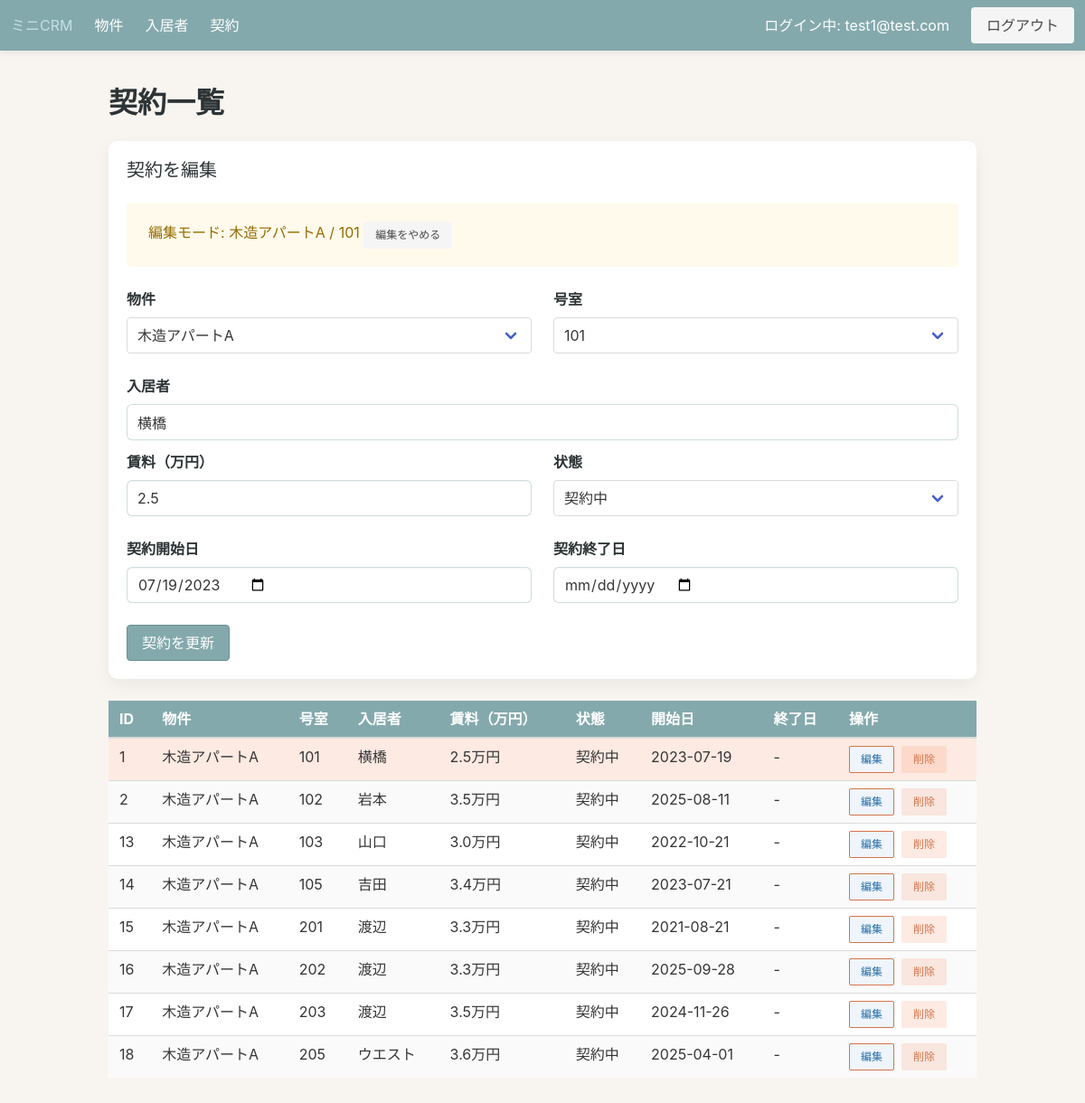
Screenshot of /leases?lease_id=1 (signed in) with the database file from the repository.
### app/models.py (models this page shows, shortened)
class TimestampMixin:
    created_at = db.Column(db.DateTime, server_default=db.func.now())
    updated_at = db.Column(
        db.DateTime,
        server_default=db.func.now(),
        onupdate=db.func.now(),
    )

class User(UserMixin, TimestampMixin, db.Model):
    id = db.Column(db.Integer, primary_key=True)
    email = db.Column(db.String(255), unique=True, nullable=False, index=True)
    password_hash = db.Column(db.String(255), nullable=False)
    role = db.Column(db.String(50), default="member", nullable=False)

class Property(TimestampMixin, db.Model):
    id = db.Column(db.Integer, primary_key=True)
    name = db.Column(db.String(120), nullable=False)
    address = db.Column(db.String(255), nullable=False)
    note = db.Column(db.Text, nullable=True)
    leases = db.relationship("Lease", back_populates="property", cascade="all, delete-orphan")
    tenants = db.relationship("Tenant", back_populates="property", cascade="all, delete-orphan")

class Lease(TimestampMixin, db.Model):
    id = db.Column(db.Integer, primary_key=True)
    property_id = db.Column(db.Integer, db.ForeignKey("property.id"), nullable=False)
    tenant_id = db.Column(db.Integer, db.ForeignKey("tenant.id"), nullable=False)
    rent = db.Column(db.Numeric(10, 2), nullable=False)
    unit_number = db.Column(db.String(50), nullable=True)
    start_date = db.Column(db.Date, nullable=False, default=date.today)
    end_date = db.Column(db.Date, nullable=True)
    status = db.Column(db.String(50), nullable=False, default=LeaseStatus.PENDING)
    property = db.relationship("Property", back_populates="leases")
    tenant = db.relationship("Tenant", back_populates="leases")

class Tenant(TimestampMixin, db.Model):
    id = db.Column(db.Integer, primary_key=True)
    name = db.Column(db.String(120), nullable=False)
    email = db.Column(db.String(255), nullable=False)
    phone = db.Column(db.String(50), nullable=True)
    property_id = db.Column(db.Integer, db.ForeignKey("property.id"), nullable=True)
    unit_number = db.Column(db.String(50), nullable=True)
    leases = db.relationship("Lease", back_populates="tenant", cascade="all, delete-orphan")
    property = db.relationship("Property", back_populates="tenants")

### app/blueprints/core/routes.py (the view, shortened to what this page needs)
@core_bp.route("/leases", methods=["GET", "POST"])
@login_required
def leases():
    form = LeaseForm()
    properties = Property.query.order_by(Property.name).all()
    tenants = Tenant.query.order_by(Tenant.name).all()
    properties_choices = [(prop.id, prop.name) for prop in properties]
    form.property_id.choices = properties_choices
    if request.method == "GET":
        if not form.start_date.data:
            form.start_date.data = date.today()
        if not form.status.data:
            form.status.data = LeaseStatus.PENDING
    property_ids = [choice[0] for choice in properties_choices]
    selected_property_id = form.property_id.data if form.property_id.data in property_ids else None
    edit_request_id = request.args.get("lease_id", type=int)
    editing_lease = None
    if edit_request_id:
        editing_lease = (
            Lease.query.options(joinedload(Lease.property), joinedload(Lease.tenant)).filter_by(id=edit_request_id).first()
        )
        if editing_lease:
            selected_property_id = editing_lease.property_id
    if selected_property_id is not None:
        form.property_id.data = selected_property_id
    tenants_by_property: dict[int, list[Tenant]] = {}
    for tenant in tenants:
        if tenant.property_id is None or not tenant.unit_number:
            continue
        tenants_by_property.setdefault(tenant.property_id, []).append(tenant)
    def build_unit_choices(property_id: int | None) -> list[tuple[str, str]]:
        base_choice = [("", "号室を選択")]
        if property_id is None:
            return base_choice
        units = sorted({tenant.unit_number for tenant in tenants_by_property.get(property_id, []) if tenant.unit_number})
        return base_choice + [(unit, unit) for unit in units]
    unit_choices = build_unit_choices(selected_property_id)
    form.unit_number.choices = unit_choices
    valid_units = {choice[0] for choice in unit_choices}
    if form.unit_number.data not in valid_units:
        form.unit_number.data = ""
    if editing_lease:
        if editing_lease.unit_number and editing_lease.unit_number not in valid_units:
            form.unit_number.choices.append((editing_lease.unit_number, editing_lease.unit_number))
            valid_units.add(editing_lease.unit_number)
        form.submit.label.text = "契約を更新"
        if request.method != "POST":
            form.lease_id.data = str(editing_lease.id)
            form.property_id.data = editing_lease.property_id
            form.unit_number.data = editing_lease.unit_number or ""
            form.tenant_id.data = str(editing_lease.tenant_id)
            form.tenant_display.data = editing_lease.tenant.name if editing_lease.tenant else ""
            form.rent.data = float(editing_lease.rent or 0) / 10000
            form.start_date.data = editing_lease.start_date
            form.end_date.data = editing_lease.end_date
            form.status.data = editing_lease.status
    else:
        form.submit.label.text = "契約を保存"
        form.lease_id.data = ""
    if request.method == "POST" and (not properties_choices or not tenants):
        flash("契約を作成する前に物件と入居者を登録してください。", "warning")
        return redirect(url_for("core.leases"))
    lease_query = (
        Lease.query.options(
            joinedload(Lease.property),
            joinedload(Lease.tenant),
        )
        .join(Property)
        .order_by(Property.name.asc(), Lease.unit_number.asc(), Lease.start_date.desc())
    )
    if selected_property_id is not None:
        lease_query = lease_query.filter(Lease.property_id == selected_property_id)
    leases_list = lease_query.all()
    occupied_keys = {
        (lease.property_id, lease.unit_number)
        for lease in leases_list
        if lease.property_id is not None and lease.unit_number
    }
    vacancy_rows: list[SimpleNamespace] = []
    for tenant in tenants:
        if tenant.property_id is None or not tenant.unit_number:
            continue
        if tenant.name.strip() != "空室":
            continue
        if selected_property_id is not None and tenant.property_id != selected_property_id:
            continue
    tenants_data: dict[str, list[dict[str, str]]] = {}
    for tenant in tenants:
        key = str(tenant.property_id) if tenant.property_id is not None else "0"
        tenants_data.setdefault(key, []).append(
            {
                "id": tenant.id,
                "name": tenant.name,
                "unit": tenant.unit_number or "",
            },
        )
    delete_forms = {}
    for tenant in tenants:
        instance = DeleteTenantForm()
        instance.tenant_id.data = tenant.id
        delete_forms[tenant.id] = instance
    return render_template(
        "core/leases_list.html",
        leases=leases_list,
        form=form,
        delete_forms=delete_forms,
        tenants_data=tenants_data,
        status_labels=STATUS_LABELS,
        selected_property_id=selected_property_id,
        editing_lease=editing_lease,
    )

### app/blueprints/core/forms.py
class LeaseForm(FlaskForm):
    property_id = SelectField("物件", coerce=int, validators=[DataRequired()])
    unit_number = SelectField("号室", validators=[DataRequired()])
    lease_id = HiddenField()
    tenant_id = HiddenField(validators=[DataRequired()])
    tenant_display = StringField("入居者", render_kw={"readonly": True})
    rent = DecimalField("賃料（万円）", places=1, rounding=None, validators=[DataRequired()])
    start_date = DateField("契約開始日", validators=[DataRequired()], format="%Y-%m-%d")
    end_date = DateField("契約終了日", validators=[Optional()], format="%Y-%m-%d")
    status = SelectField(
        "状態",
        choices=LEASE_STATUS_CHOICES,
        validators=[DataRequired()],
    )
    submit = SubmitField("契約を保存")

class DeleteTenantForm(FlaskForm):
    tenant_id = HiddenField(validators=[DataRequired()])
    next_url = HiddenField(validators=[Optional()])
    submit = SubmitField("削除")

### app/templates/core/leases_list.html (shortened to what this page needs)
{% extends "base.html" %}
{% block content %}
  <h1 class="title">契約一覧</h1>
  {% include "core/lease_form.html" %}
  <table class="table is-fullwidth is-striped">
    <thead>
      <tr>
        <th>ID</th>
        <th>物件</th>
        <th>号室</th>
        <th>入居者</th>
        <th>賃料（万円）</th>
        <th>状態</th>
        <th>開始日</th>
        <th>終了日</th>
        <th>操作</th>
      </tr>
    </thead>
    <tbody>
      {% for lease in leases %}
        <tr {% if editing_lease and editing_lease.id == lease.id %}class="has-background-warning-light"{% endif %}>
          <td>{{ lease.id or "-" }}</td>
          <td>{{ lease.property.name if lease.property else "-" }}</td>
          <td>{{ lease.unit_number or "-" }}</td>
          <td>{{ lease.tenant.name if lease.tenant else "-" }}</td>
          <td>
            {% if lease.rent is not none %}
              {{ "{:,.1f}".format(lease.rent / 10000) }}万円
            {% else %}
              -
            {% endif %}
          </td>
          <td>{{ status_labels.get(lease.status, lease.status) if lease.status else "-" }}</td>
          <td>{{ lease.start_date or "-" }}</td>
          <td>{{ lease.end_date or "-" }}</td>
          <td>
            <div class="buttons are-small">
              {% if lease.is_vacancy %}
                <span class="button is-static is-light">空室</span>
              {% else %}
                <a
                  class="button is-info is-light"
                  href="{{ url_for('core.leases', property_id=selected_property_id or lease.property_id, lease_id=lease.id) }}"
                >編集</a>
              {% endif %}
              <form
                method="post"
                action="{{ url_for('core.delete_tenant', tenant_id=lease.tenant.id) }}"
              >
                {{ delete_forms[lease.tenant.id].submit(class="button is-danger is-light") }}
              </form>
            </div>
          </td>
        </tr>
      {% else %}
        <tr>
          <td colspan="9">契約がまだ登録されていません。</td>
        </tr>
      {% endfor %}
    </tbody>
  </table>
{% endblock %}

### app/templates/base.html (shortened to what this page needs)
<!doctype html>
<html lang="en">
  <head>
    <link
      rel="stylesheet"
      href="https://cdn.jsdelivr.net/npm/bulma@0.9.4/css/bulma.min.css"
    >
    <link rel="stylesheet" href="{{ url_for('static', filename='css/theme.css') }}">
  </head>
  <body>
    <nav class="navbar" role="navigation" aria-label="main navigation">
      <div class="navbar-brand">
        <a class="navbar-item" href="{{ url_for('core.index') }}">ミニCRM</a>
      </div>
      <div class="navbar-menu">
        <div class="navbar-start">
          <a class="navbar-item" href="{{ url_for('core.properties') }}">物件</a>
          <a class="navbar-item" href="{{ url_for('core.tenants') }}">入居者</a>
          <a class="navbar-item" href="{{ url_for('core.leases') }}">契約</a>
        </div>
        <div class="navbar-end">
          {% if current_user.is_authenticated %}
            <div class="navbar-item">ログイン中: {{ current_user.email }}</div>
            <div class="navbar-item">
              <a class="button is-light" href="{{ url_for('auth.logout') }}">ログアウト</a>
            </div>
          {% endif %}
        </div>
      </div>
    </nav>
    <section class="section">
      <div class="container">
        {% block content %}{% endblock %}
      </div>
    </section>
  </body>
</html>

### app/templates/core/lease_form.html (shortened to what this page needs)
<div class="box">
  <h2 class="subtitle">{{ '契約を編集' if editing_lease else '契約を追加' }}</h2>
  {% if editing_lease %}
    <div class="notification is-warning is-light">
      編集モード: {{ editing_lease.property.name if editing_lease.property else "-" }} / {{ editing_lease.unit_number or "-" }}
      <a class="button is-small is-light" href="{{ url_for('core.leases', property_id=selected_property_id) }}">編集をやめる</a>
    </div>
  {% endif %}
  <form method="post">
    <div class="columns">
      <div class="column">
        <div class="field">
          <label class="label">{{ form.property_id.label }}</label>
          <div class="control">
            <div class="select is-fullwidth">
              {{ form.property_id() }}
            </div>
          </div>
        </div>
      </div>
      <div class="column">
        <div class="field">
          <label class="label">{{ form.unit_number.label }}</label>
          <div class="control">
            <div class="select is-fullwidth">
              {{ form.unit_number() }}
            </div>
          </div>
        </div>
      </div>
    </div>
    <div class="field">
      <label class="label">{{ form.tenant_display.label }}</label>
      <div class="control">
        {{ form.tenant_display(class="input", readonly=True) }}
      </div>
    </div>
    <div class="columns">
      <div class="column">
        <div class="field">
          <label class="label">{{ form.rent.label }}</label>
          <div class="control">
            {{ form.rent(class="input", step="0.1") }}
          </div>
        </div>
      </div>
      <div class="column">
        <div class="field">
          <label class="label">{{ form.status.label }}</label>
          <div class="control">
            <div class="select is-fullwidth">
              {{ form.status() }}
            </div>
          </div>
        </div>
      </div>
    </div>
    <div class="columns">
      <div class="column">
        <div class="field">
          <label class="label">{{ form.start_date.label }}</label>
          <div class="control">
            {{ form.start_date(class="input", type="date") }}
          </div>
        </div>
      </div>
      <div class="column">
        <div class="field">
          <label class="label">{{ form.end_date.label }}</label>
          <div class="control">
            {{ form.end_date(class="input", type="date") }}
          </div>
        </div>
      </div>
    </div>
    <div class="field">
      <div class="control">
        {{ form.submit(class="button is-primary") }}
      </div>
    </div>
  </form>
</div>

### app/static/css/theme.css (style rules this page uses)
:root { --crm-background: #f8f5f0; --crm-surface: #ffffff; --crm-text: #2d3436; --crm-muted: #6c7a89; --crm-primary: #84a9ac; --crm-primary-dark: #688f93; --crm-accent: #f08a5d; --crm-accent-dark: #d4744b; --crm-highlight: #c4dfe6; }
html, body { background-color: var(--crm-background); color: var(--crm-text); }
.navbar { background-color: var(--crm-primary); box-shadow: 0 2px 8px rgba(0, 0, 0, 0.08); }
.navbar .navbar-item, .navbar .navbar-link { color: var(--crm-surface); }
.notification { background-color: var(--crm-highlight); color: var(--crm-text); }
.box { background-color: var(--crm-surface); border-radius: 10px; box-shadow: 0 6px 18px rgba(0, 0, 0, 0.06); }
.table thead th { background-color: var(--crm-primary); color: var(--crm-surface); }
.table tbody tr:nth-child(even) { background-color: rgba(196, 223, 230, 0.35); }
.button.is-primary { background-color: var(--crm-primary); border-color: var(--crm-primary-dark); color: var(--crm-surface); }
.button.is-info { background-color: var(--crm-accent); border-color: var(--crm-accent-dark); color: var(--crm-surface); }
.button.is-danger.is-light { background-color: rgba(240, 138, 93, 0.18); color: var(--crm-accent-dark); }
.section { padding-top: 2.5rem; }
.title, .subtitle, label.label { color: var(--crm-text); }
input.input, textarea.textarea, select.select select { border-radius: 6px; border-color: rgba(132, 169, 172, 0.4); background: rgba(255, 255, 255, 0.96); }
.has-background-warning-light { background-color: rgba(240, 138, 93, 0.18) !important; }

### rows the page displays
User: email "test1@test.com"
Property: property "木造アパートA"
Lease: unit_number "101", property_id "木造アパートA", rent "2.5", status "契約中", start_date "07/19/2023", id "1", property "木造アパートA", tenant "横橋", lease.rent/10000 "2.5", start_date "2023-07-19", end_date "-"
Lease: id "2", property "木造アパートA", unit_number "102", tenant "岩本", lease.rent/10000 "3.5", status "契約中", start_date "2025-08-11", end_date "-"
Lease: id "13", property "木造アパートA", unit_number "103", tenant "山口", lease.rent/10000 "3.0", status "契約中", start_date "2022-10-21", end_date "-"
Lease: id "14", property "木造アパートA", unit_number "105", tenant "吉田", lease.rent/10000 "3.4", status "契約中", start_date "2023-07-21", end_date "-"
Lease: id "15", property "木造アパートA", unit_number "201", tenant "渡辺", lease.rent/10000 "3.3", status "契約中", start_date "2021-08-21", end_date "-"
Lease: id "16", property "木造アパートA", unit_number "202", tenant "渡辺", lease.rent/10000 "3.3", status "契約中", start_date "2025-09-28", end_date "-"
Lease: id "17", property "木造アパートA", unit_number "203", tenant "渡辺", lease.rent/10000 "3.5", status "契約中", start_date "2024-11-26", end_date "-"
Lease: id "18", property "木造アパートA", unit_number "205", tenant "ウエスト", lease.rent/10000 "3.6", status "契約中", start_date "2025-04-01", end_date "-"

### other values shown
{{ '契約を編集' if editing_lease else '契約を追加' }} "契約を編集"
